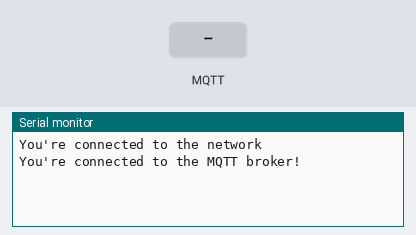
Bench run of a sketch on a simulated Arduino MKR. Parts: the last lines printed to the serial monitor. The inputs (shaded band) are chosen by the test bench. WiFi joins after 1.5 s; servers stay silent unless stated; no MQTT or app messages arrive unless stated.

Above: at 2.7 s.
2.8 s: MQTT message "1" arrives on the first subscribed topic
At 3.7 s:
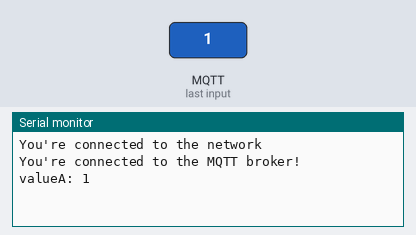
4.3 s: MQTT message "on" arrives on the first subscribed topic
At 4.8 s:
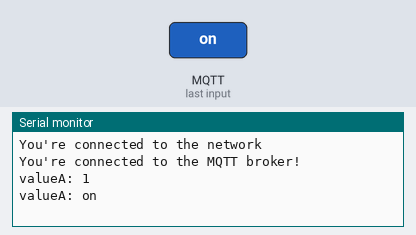
5.8 s: MQTT message "off" arrives on the first subscribed topic
At 6.9 s:
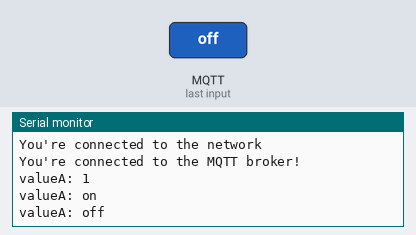
7.3 s: MQTT message "1" arrives on the second subscribed topic
At 8.0 s:
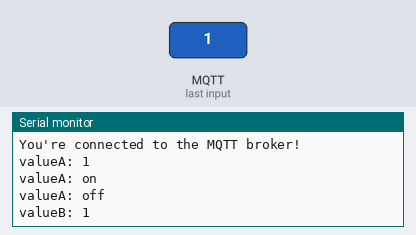
8.8 s: MQTT message "on" arrives on the second subscribed topic
At 9.2 s:
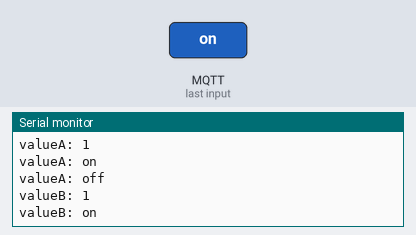
10.3 s: MQTT message "off" arrives on the second subscribed topic
At 11.6 s:
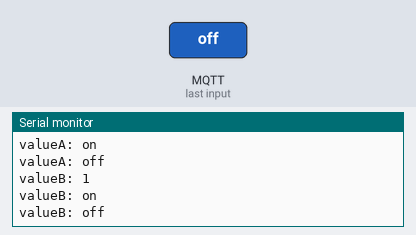

The sketch:

A2_v1.ino
```cpp
#include <WiFiNINA.h>
#include <MQTT.h>
#include "wifiCredentials.h"

const char ssid[] = WIFI_SSID;
const char pass[] = WIFI_PASS;
char cstr[16];

WiFiClient net;
MQTTClient client;
int status = WL_IDLE_STATUS;

unsigned long lastMillis = 0;

void connect() {

  while (!client.connect("receiver", "ironferret579", "3kUUvbNdlPP34cj4")) {
    Serial.print(".");
    delay(1000);
  }

  Serial.println("You're connected to the MQTT broker!");
  client.subscribe("valueA");
  client.subscribe("valueB");
  client.subscribe("valueC");
  client.subscribe("valueD");
  client.subscribe("valueE");
  client.subscribe("valueF");
  client.subscribe("valueG");
  client.subscribe("valueH");
  client.subscribe("valueR");
  client.subscribe("valueI");
  client.subscribe("valueS");
  client.subscribe("valueJ");
  client.subscribe("valueT");
  client.subscribe("valueU");
  client.subscribe("valueV");
  client.subscribe("valueW");
  client.subscribe("valueK");
  client.subscribe("valueL");
}

void messageReceived(String &topic, String &payload) {
  Serial.println(topic + ": " + payload);
}

void setup() {
  //mqtt shiftr
  Serial.begin(115200);

  // attempt to connect to Wifi network:
  while (WiFi.begin(ssid, pass) != WL_CONNECTED) {
    // failed, retry
    Serial.print(".");
    delay(5000);
  }

  // once you are connected :
  Serial.println("You're connected to the network");

  //start mqtt
  client.begin("ironferret579.cloud.shiftr.io", net);
  client.onMessage(messageReceived);
  connect();
}

void loop() {
  client.loop();
  delay(10);

  // check if connected
  if (!client.connected()) {
    connect();
  }
}
```

wifiCredentials.h
```cpp
#define WIFI_SSID "LuciPad"
#define WIFI_PASS "janoschMagsHart"
```

Measured:
- after the input at 2.8 s, the serial monitor: prints a new line at once (image 1)
- after the input at 4.3 s, the serial monitor: prints a new line at once (image 2)
- after the input at 5.8 s, the serial monitor: prints a new line at once (image 3)
- after the input at 7.3 s, the serial monitor: prints a new line at once (image 4)
- after the input at 8.8 s, the serial monitor: prints a new line at once (image 5)
- after the input at 10.3 s, the serial monitor: prints a new line at once (image 6)
